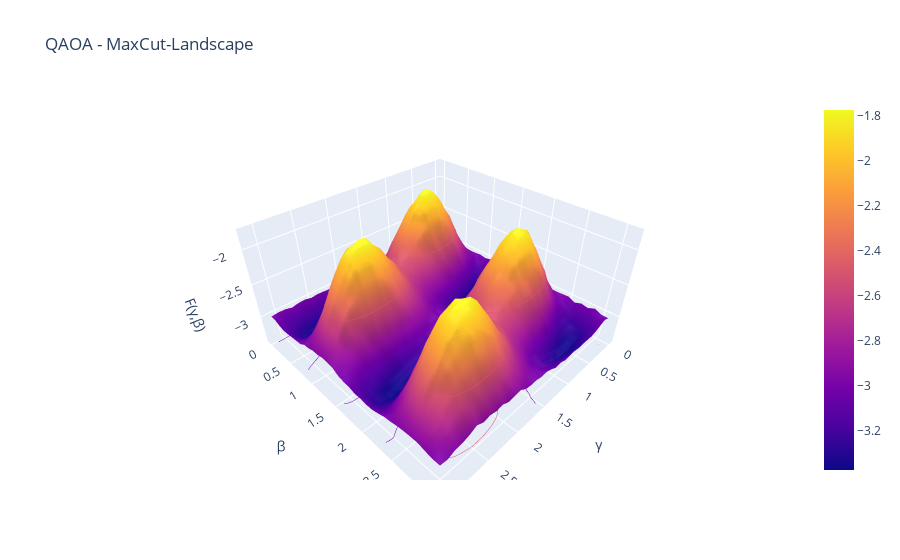

Notebook cell for this chart:
### Code cell
# Plot landscape in 3D 
fig = go.Figure(data=go.Surface(z=landscape, x=a_gamma, y=b_beta))

fig.update_traces(contours_z=dict(show=True, usecolormap=True, highlightcolor='limegreen', project_z=True))


fig.update_layout(title="QAOA - MaxCut-Landscape", scene=dict(
    xaxis_title="γ",
    yaxis_title="β",
    zaxis_title="F(γ,β)"
))

### Figure 1 — Plotly figure (JSON) as saved in the notebook; plotly's stock layout.template omitted (floating-point values rounded to 4 significant figures; data arrays with more than 128 entries replaced by an {"elided": "..."} marker saying what was removed)
{"data": [{"contours": {"z": {"highlightcolor": "limegreen", "project": {"z": true}, "show": true, "usecolormap": true}}, "type": "surface", "x": {"elided": "32x32 float values"}, "y": {"elided": "32x32 float values"}, "z": {"elided": "32x32 float values"}}], "layout": {"scene": {"xaxis": {"title": {"text": "γ"}}, "yaxis": {"title": {"text": "β"}}, "zaxis": {"title": {"text": "F(γ,β)"}}}, "title": {"text": "QAOA - MaxCut-Landscape"}}}
